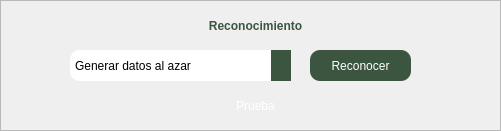
          <widget class="QFrame" name="frame_6">
           <property name="geometry">
            <rect>
             <x>0</x>
             <y>480</y>
             <width>501</width>
             <height>131</height>
            </rect>
           </property>
           <property name="frameShape">
            <enum>QFrame::StyledPanel</enum>
           </property>
           <property name="frameShadow">
            <enum>QFrame::Raised</enum>
           </property>
           <widget class="QLabel" name="label_23">
            <property name="geometry">
             <rect>
              <x>100</x>
              <y>10</y>
              <width>311</width>
              <height>31</height>
             </rect>
            </property>
            <property name="styleSheet">
             <string notr="true">font: 14pt &quot;Roboto&quot;;
color: #3b5540;
font-weight: bold;
</string>
            </property>
            <property name="text">
             <string>Reconocimiento</string>
            </property>
            <property name="textFormat">
             <enum>Qt::AutoText</enum>
            </property>
            <property name="alignment">
             <set>Qt::AlignCenter</set>
            </property>
           </widget>
           <widget class="QComboBox" name="BoxReco">
            <property name="geometry">
             <rect>
              <x>70</x>
              <y>50</y>
              <width>221</width>
              <height>31</height>
             </rect>
            </property>
            <property name="styleSheet">
             <string notr="true">QComboBox {
    border: none;
	background: white;
    border-radius: 10px;
	font: 10pt &quot;Roboto&quot;;
}

QComboBox::drop-down {
	width: 20px;
    border: none;
    background: #3b5540;
}

QComboBox::drop-down:checked {
    background-color: #bfff91; 
}

QComboBox::drop-down {
    image: url(&quot;C:/Users/victo/OneDrive/Escritorio/perceptron/arrow.png&quot;);
    background: url(&quot;C:/Users/victo/OneDrive/Escritorio/perceptron/arrow.png&quot;) no-repeat center center;
    width: 10px;
    border: none;
 	background: #3b5540;
    background-size: contain;
	padding: 5px;
}

QComboBox QAbstractItemView {
    background-color: white;
}
</string>
            </property>
            <item>
             <property name="text">
              <string>Generar datos al azar</string>
             </property>
            </item>
            <item>
             <property name="text">
              <string>Cargar un archivo</string>
             </property>
            </item>
           </widget>
           <widget class="QPushButton" name="bt_reco">
            <property name="geometry">
             <rect>
              <x>310</x>
              <y>50</y>
              <width>101</width>
              <height>31</height>
             </rect>
            </property>
            <property name="styleSheet">
             <string notr="true">QPushButton {
	border: 0px;
	border-radius: 10px;
	background-color: #3b5540;
	color: rgb(255, 255, 255);
	font: 10pt &quot;Roboto&quot;;
}
QPushButton:hover {
    background-color: #bfff91;
}
</string>
            </property>
            <property name="text">
             <string>Reconocer</string>
            </property>
           </widget>
           <widget class="QLabel" name="label_archivo">
            <property name="geometry">
             <rect>
              <x>100</x>
              <y>90</y>
              <width>311</width>
              <height>31</height>
             </rect>
            </property>
            <property name="styleSheet">
             <string notr="true">font: 10pt &quot;Roboto&quot;;
color: white;
</string>
            </property>
            <property name="text">
             <string>Prueba</string>
            </property>
            <property name="textFormat">
             <enum>Qt::AutoText</enum>
            </property>
            <property name="alignment">
             <set>Qt::AlignCenter</set>
            </property>
           </widget>
          </widget>
